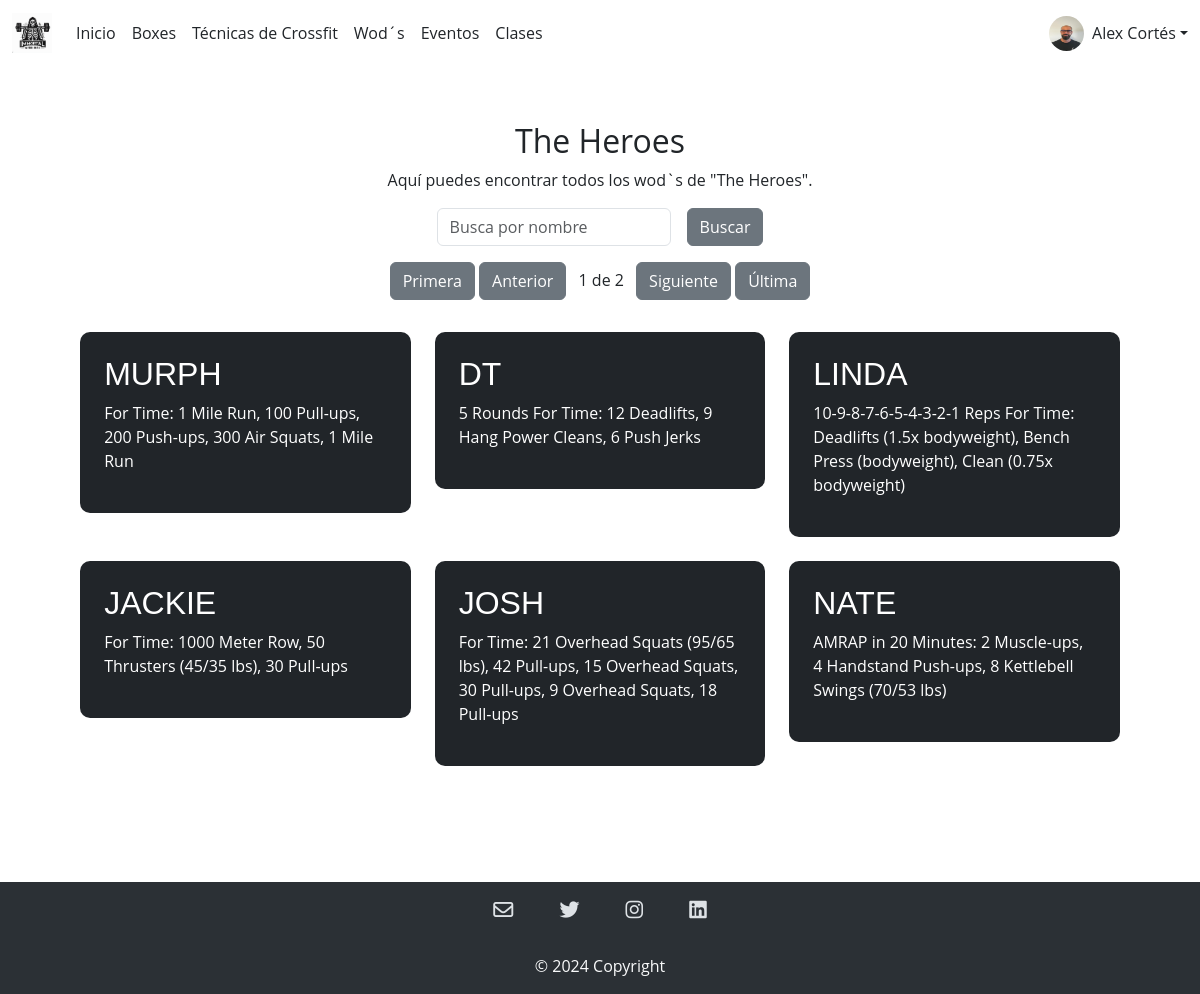
The page /usuario/theheroes.php on the database its author committed.
### tables this page shows
CREATE TABLE `wods` (
  `ID_Wods` int(11) NOT NULL,
  `Nombre` varchar(255) NOT NULL,
  `Descripcion` varchar(255) NOT NULL,
  `Tipo` enum('The Girls','The Heroes','Programas','Distancias','Desafios','Qualifiers') NOT NULL
);

### usuario/theheroes.php (the view, shortened to what this page needs)
<?php
include '../modulos/header.php';
?>
<?php
include '../CRUD/conexion.php';
$resultados_por_pagina = 6;
$sql_total = "SELECT COUNT(*) as total FROM wods WHERE tipo = 'The Heroes'";
$result_total = $conexion->query($sql_total);
$row_total = $result_total->fetch_assoc();
$total_resultados = $row_total['total'];
$total_paginas = ceil($total_resultados / $resultados_por_pagina);
$pagina_actual = isset($_GET['pagina']) ? $_GET['pagina'] : 1;
$inicio = ($pagina_actual - 1) * $resultados_por_pagina;
$sql_pagina = "SELECT * FROM wods WHERE tipo = 'The Heroes' LIMIT $inicio, $resultados_por_pagina";
$result_pagina = $conexion->query($sql_pagina);
?>
<section class="general bg-white my-2">
    <div class="container mt-5">
        <h2 class="text-center">The Heroes</h2>
        <div class="text-center">
            <p>Aquí puedes encontrar todos los wod`s de "The Heroes".</p>
        </div>
        <div id="data-table-basic_filter" class="d-flex justify-content-center gap-3">
            <label class="text-center">
                <input type="search" class="form-control" id="inputBusqueda" placeholder="Busca por nombre" aria-controls="data-table-basic">
            </label>
            <button class="btn btn-secondary ml-3">Buscar</button>
        </div>
        <div id="pagination" class="text-center m-3 ">
            <?php if ($total_paginas > 1) : ?>
                <a href="?pagina=1" class="btn btn-secondary">Primera</a>
                <a href="?pagina=<?php echo $pagina_actual > 1 ? $pagina_actual - 1 : 1; ?>" class="btn btn-secondary">Anterior</a>
                <span class="mx-2"><?php echo $pagina_actual; ?> de <?php echo $total_paginas; ?></span>
                <a href="?pagina=<?php echo $pagina_actual < $total_paginas ? $pagina_actual + 1 : $total_paginas; ?>" class="btn btn-secondary">Siguiente</a>
                <a href="?pagina=<?php echo $total_paginas; ?>" class="btn btn-secondary">Última</a>
            <?php endif; ?>
        </div>
        <div class="row p-3" id="wodContainer">
            <?php
            if ($result_pagina->num_rows > 0) {
                while ($wod = $result_pagina->fetch_assoc()) {
            ?>
                    <div class="cuadro-wod col-md-6 col-lg-4  mb-4">
                        <div class="p-4 bg-dark">
                            <h4 class="titulo-wods"><?php echo $wod['Nombre']; ?></h4>
                            <p><?php echo $wod['Descripcion']; ?></p>
                        </div>
                    </div>
            <?php
                }
            } else {
                echo "No se encontraron wods.";
            }
            ?>
        </div>
    </div>
</section>
<?php
include '../modulos/footer.php';
?>

### css/style.css (style rules this page uses)
* { font-family: 'Open Sans', sans-serif; }
body { background-color: #ffffff; }
.row { display: flex; justify-content: center; }
.container { justify-content: center; align-content: center; }
.p-4 { border-radius: 10px; }
.titulo-wods { font-family: 'Noto Sans JP', sans-serif; text-transform: uppercase; font-size: 2rem; line-height: normal; }
.cuadro-wod { color:white; width: 32%; height: 20%; }
.general { min-height: 100vh; }

### rows shown on the page
wods: Nombre "MURPH", Descripcion "For Time: 1 Mile Run, 100 Pull-ups, 200 Push-ups, 300 Air Squats, 1 Mile Run"
wods: Nombre "DT", Descripcion "5 Rounds For Time: 12 Deadlifts, 9 Hang Power Cleans, 6 Push Jerks"
wods: Nombre "LINDA", Descripcion "10-9-8-7-6-5-4-3-2-1 Reps For Time: Deadlifts (1.5x bodyweight), Bench Press (bodyweight), Clean (0.75x bodyweight)"
wods: Nombre "JACKIE", Descripcion "For Time: 1000 Meter Row, 50 Thrusters (45/35 lbs), 30 Pull-ups"
wods: Nombre "JOSH", Descripcion "For Time: 21 Overhead Squats (95/65 lbs), 42 Pull-ups, 15 Overhead Squats, 30 Pull-ups, 9 Overhead Squats, 18 Pull-ups"
wods: Nombre "NATE", Descripcion "AMRAP in 20 Minutes: 2 Muscle-ups, 4 Handstand Push-ups, 8 Kettlebell Swings (70/53 lbs)"

### other values the page prints
$pagina_actual "1"
$total_paginas "2"
